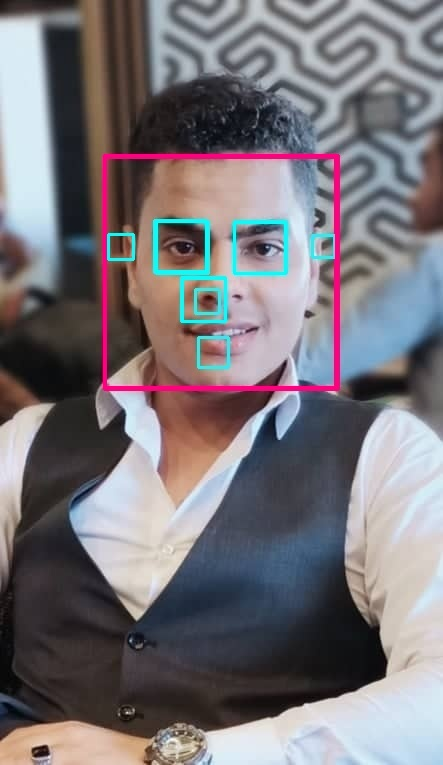
#> input picture Face and  Eye Detection/img.jpg, 443 x 765 px, given in place of the camera
$ jupyter execute --allow-errors 'Face Recognition to Unlock Your Computer.ipynb'   (text cells are left out)
#> lines starting #> are read from the running program, lines starting #| are printed output that depends on the picture; after the words box and inside, x2 and y2 are one past the last pixel; in counts of white or black regions, pixels touching at a corner belong together
[cell 1]
import cv2
import numpy as np

# Load HAAR face classifier
face_classifier = cv2.CascadeClassifier('../../Haarcascades/haarcascade_frontalface_default.xml')

# Load functions
def face_extractor(img):

    gray = cv2.cvtColor(img,cv2.COLOR_BGR2GRAY)
    faces = face_classifier.detectMultiScale(gray, 1.3, 5)

    if faces is ():
        return None

    for (x,y,w,h) in faces:
        cropped_face = img[y:y+h, x:x+w]

    return cropped_face

# Initialize Webcam
cap = cv2.VideoCapture(0)
count = 0

# Collect 100 samples of your face from webcam input
while True:

    ret, frame = cap.read()
#> frame is the input picture: shape (765, 443, 3); mean B, G, R 121.4, 116.2, 120.7
    if face_extractor(frame) is not None:
#> in face_extractor, `gray = cv2.cvtColor(img,cv2.COLOR_BGR2GRAY)`:
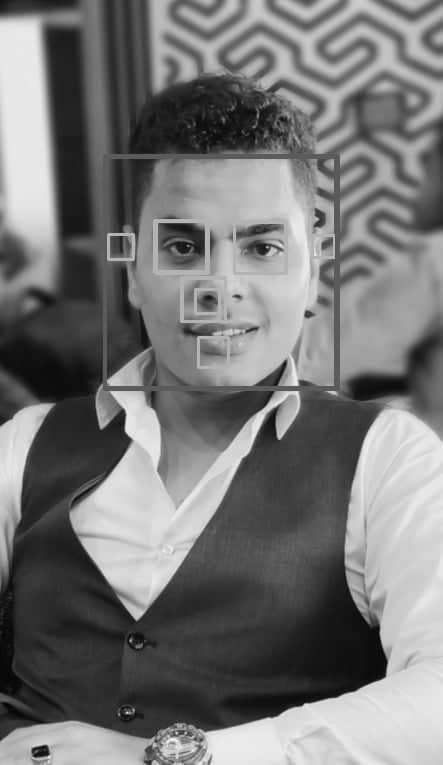
#> gray: shape (765, 443); min 0, max 252, mean 118.2
#> in face_extractor, `faces = face_classifier.detectMultiScale(gray, 1.3, 5)`: faces = [[104, 156, 230, 230]]
#> the loop in face_extractor, `for (x,y,w,h) in faces:` made 1 pass
#> pass 1, in face_extractor, `cropped_face = img[y:y+h, x:x+w]`:
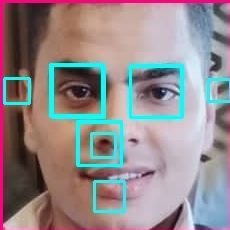
#> cropped_face: shape (230, 230, 3); mean B, G, R 140.7, 138, 146.8
        count += 1
#> count = 1
        face = cv2.resize(face_extractor(frame), (200, 200))
#> the loop in face_extractor (call 2), `for (x,y,w,h) in faces:` made 1 pass
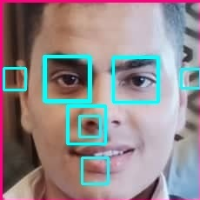
#> face: shape (200, 200, 3); mean B, G, R 140.5, 137.8, 146.8
        face = cv2.cvtColor(face, cv2.COLOR_BGR2GRAY)
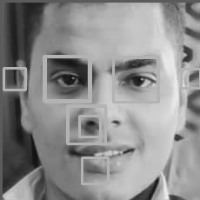
#> face: shape (200, 200); min 9, max 237, mean 140.8

        # Save file in specified directory with unique name
        file_name_path = '.../../faces/user/' + str(count) + '.jpg'
#> file_name_path = '.../../faces/user/1.jpg'
        cv2.imwrite(file_name_path, face)

        # Put count on images and display live count
        cv2.putText(face, str(count), (50, 50), cv2.FONT_HERSHEY_COMPLEX, 1, (0,255,0), 2)
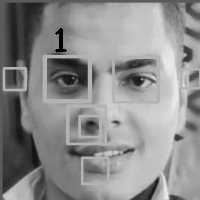
#> face: shape (200, 200); 0.31% of pixels changed, all inside (x1, y1, x2, y2) = (55, 28, 67, 52)
        cv2.imshow('Face Cropper', face)

    else:
        print("Face not found")
        pass

    if cv2.waitKey(1) == 13 or count == 100: #13 is the Enter Key
#> (key Esc is pressed here)
        break

cap.release()
cv2.destroyAllWindows()
print("Collecting Samples Complete")

[cell 2]
import cv2
import numpy as np
from os import listdir
from os.path import isfile, join

# Get the training data we previously made
data_path = '../../faces/user/'
#> (the rest of this cell did not finish here and is left out)

[cell 3]
import cv2
import numpy as np


face_classifier = cv2.CascadeClassifier('../../Haarcascades/haarcascade_frontalface_default.xml')

def face_detector(img, size=0.5):

    # Convert image to grayscale
#> called with size = 0.5
    gray = cv2.cvtColor(img,cv2.COLOR_BGR2GRAY)
    faces = face_classifier.detectMultiScale(gray, 1.3, 5)
#> faces = [[104, 156, 230, 230]]
    if faces is ():
        return img, []

    for (x,y,w,h) in faces:
        cv2.rectangle(img,(x,y),(x+w,y+h),(0,255,255),2)
        roi = img[y:y+h, x:x+w]
        roi = cv2.resize(roi, (200, 200))
#> this loop made 1 pass
#> pass 1, in face_detector, `roi = img[y:y+h, x:x+w]`:
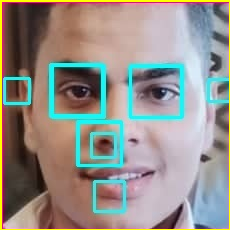
#> roi: shape (230, 230, 3); mean B, G, R 137.2, 143.5, 147.6
#> pass 1, in face_detector, `roi = cv2.resize(roi, (200, 200))`:
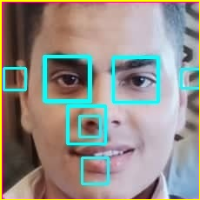
#> roi: shape (200, 200, 3); mean B, G, R 137, 143.5, 147.6
#> after the loop:
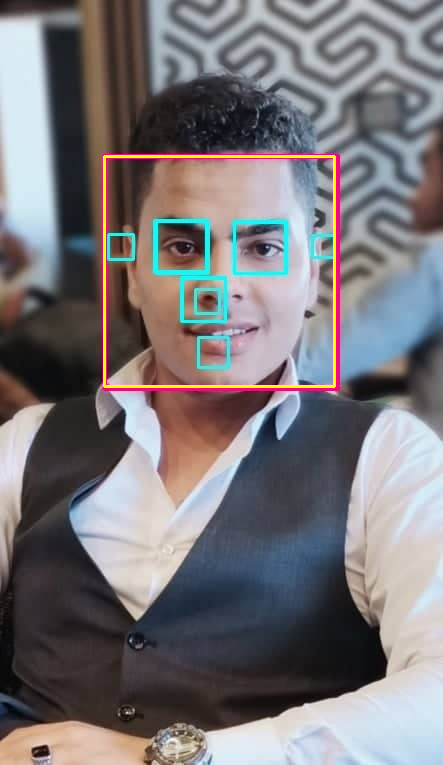
#> img: shape (765, 443, 3); 0.81% of pixels changed, all inside (x1, y1, x2, y2) = (103, 155, 336, 388)
    return img, roi


# Open Webcam
cap = cv2.VideoCapture(0)

while True:

    ret, frame = cap.read()

    image, face = face_detector(frame)

    try:
        face = cv2.cvtColor(face, cv2.COLOR_BGR2GRAY)
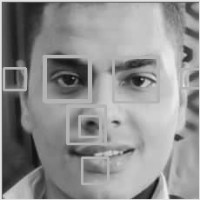
#> face: shape (200, 200); min 9, max 237, mean 144

        # Pass face to prediction model
        # "results" comprises of a tuple containing the label and the confidence value
        results = model.predict(face)

        if results[1] < 500:
            confidence = int( 100 * (1 - (results[1])/400) )
            display_string = str(confidence) + '% Confident it is User'

        cv2.putText(image, display_string, (100, 120), cv2.FONT_HERSHEY_COMPLEX, 1, (255,120,150), 2)

        if confidence > 75:
            cv2.putText(image, "Unlocked", (250, 450), cv2.FONT_HERSHEY_COMPLEX, 1, (0,255,0), 2)
            cv2.imshow('Face Recognition', image )
        else:
            cv2.putText(image, "Locked", (250, 450), cv2.FONT_HERSHEY_COMPLEX, 1, (0,0,255), 2)
            cv2.imshow('Face Recognition', image )

    except:
        cv2.putText(image, "No Face Found", (220, 120) , cv2.FONT_HERSHEY_COMPLEX, 1, (0,0,255), 2)
        cv2.putText(image, "Locked", (250, 450), cv2.FONT_HERSHEY_COMPLEX, 1, (0,0,255), 2)
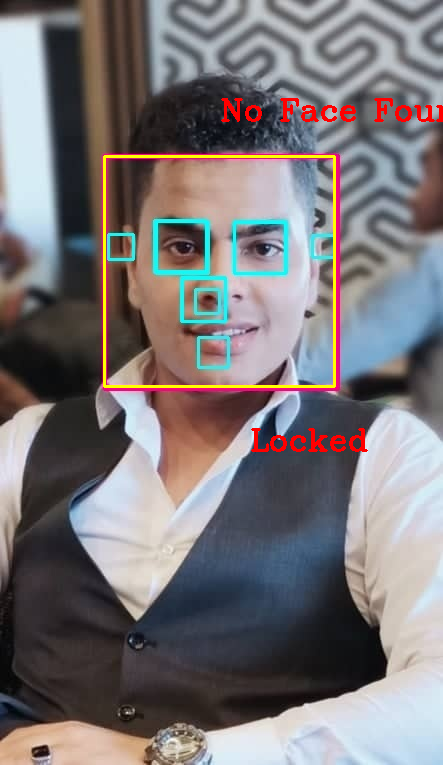
#> image: shape (765, 443, 3); mean B, G, R 119.6, 117.3, 122.2
        cv2.imshow('Face Recognition', image )
        pass

    if cv2.waitKey(1) == 13: #13 is the Enter Key
#> (key Esc is pressed here)
        break

cap.release()
cv2.destroyAllWindows()
